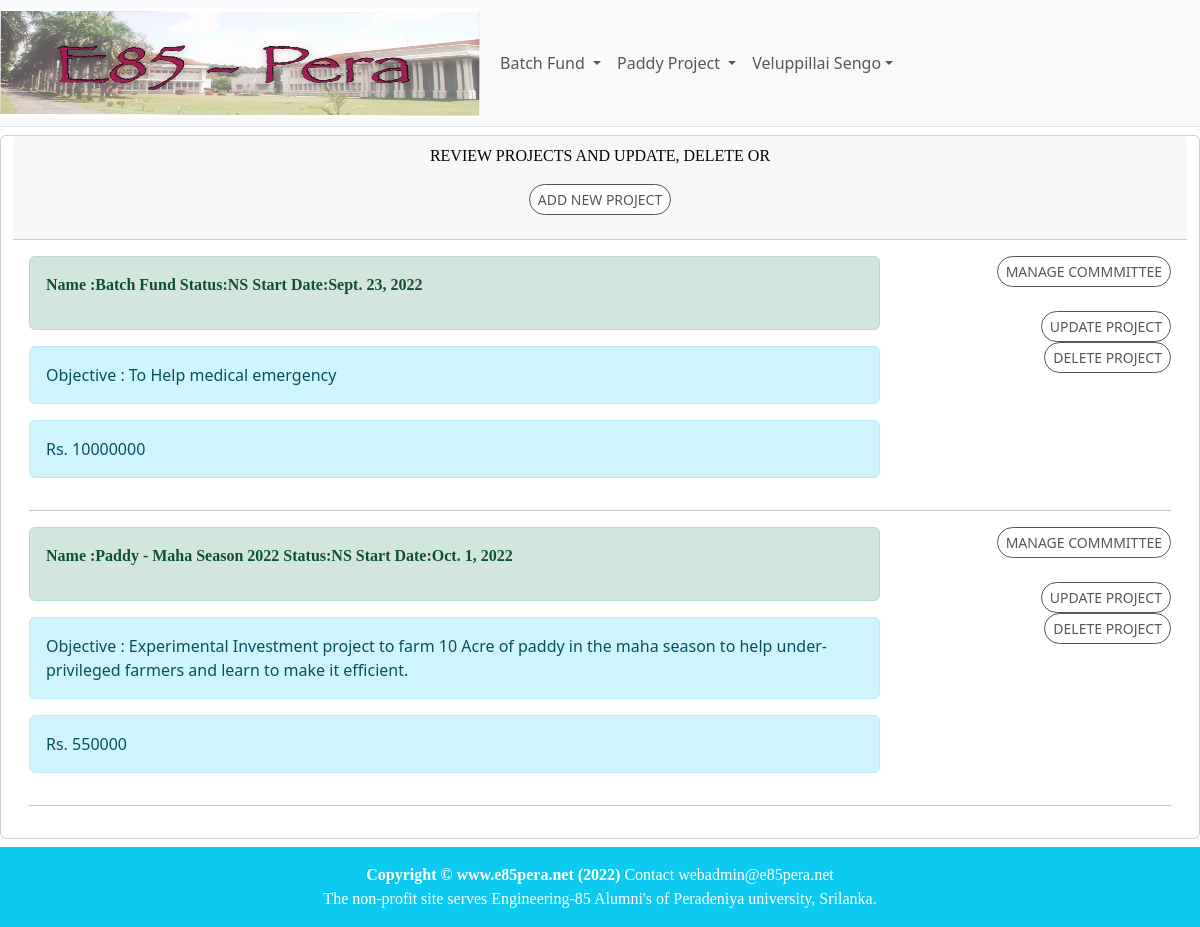
/accounts/projectList (signed in), run on an earlier commit of the app's database.
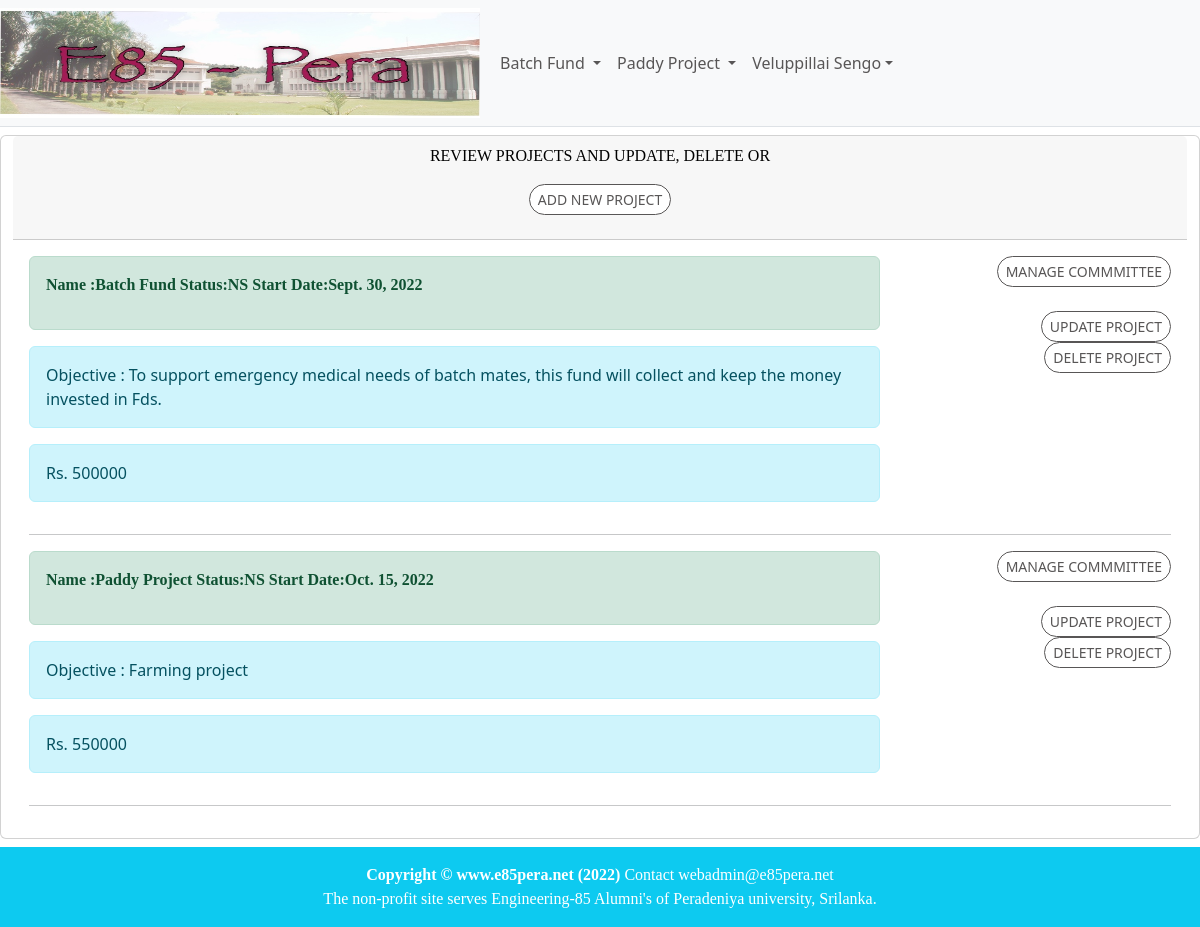
And on a later commit of the database.
### accounts/models.py (models this page shows, shortened)
class Project(models.Model):
    NOT_STARTED = 'NS'
    IN_PROGRESS = 'PR'
    COMPLETED   = 'CP'
    CANCELLED   = 'CX'
    PROJ_STATUS = [
            (NOT_STARTED,'Not Started'),
            (IN_PROGRESS,'In Progress'),
            (COMPLETED,'Completed'),
            (CANCELLED,'Cancelled'),
    ]
    name = models.CharField(max_length=64)
    purpose = models.TextField(max_length=2000, blank=True)
    status = models.CharField(max_length=3,choices=PROJ_STATUS,default=NOT_STARTED)
    startDate = models.DateField(default=timezone.now)
    endDate = models.DateField(null=True, blank=True)
    currentFund = models.IntegerField(null=True)
    futureFund = models.IntegerField(null=True)
    targetFund = models.IntegerField(null=True)
    updatedBy = models.ForeignKey(User,on_delete=models.CASCADE)
    updatedOn = models.DateTimeField(default=timezone.now)
    prjType = models.ForeignKey(ProjectType, on_delete=models.CASCADE)

### accounts/views.py (the view)
# urls.py: re_path(r'projectList', projectListView, name='projectList'),
@login_required
def projectListView(request):
    if request.method == 'GET':
        projects = Project.objects.all()
        return render(request = request,template_name = "project_list.html",context={'project_list':projects})

### accounts/templates/project_list.html
{% extends 'home/base.html' %}
{% block content %}
<div class="container-fluid">
    <div class="row text-center justify-content-center">
            <div class="card mt-2 mb-2">
            <div class="card-header">
                <div class="row">
                   <p >Review Projects and Update, Delete OR
                    <br>
                    <div>
                    {% if user.is_staff %}
                    <a href="{% url 'accounts:projectAdd'%}" class="btn btn-primary btn-sm">Add New Project</a>
                    {% endif %}
                    </div>
                   </p>
                </div>
            </div>
            <div class="card-body">
                {% for project in project_list %}
                <div class="row">
                    <div class="col-md-9 col-lg-9" align="left">
                        <div class="alert alert-success text-left justify-content-left">
                            <p>
                                <strong>
                                    Name :{{project.name}}  Status:{{project.status}} Start Date:{{project.startDate}}
                                </strong>
                            </p>
                        </div>
                        <div class="alert alert-info text-left justify-content-left">
                        Objective : {{project.purpose}}
                        </div>
                        <div class="alert alert-info text-left justify-content-left">
                            Rs. {{project.targetFund}}
                            </div>
                         </div>
                    <div class="col-md-3 col-lg-3" align="right">
                        {% if user.is_staff %}
                        <a href="{% url 'accounts:committeeList' project.id %}" class="btn btn-primary btn-sm">Manage Commmittee</a><br><br>
                        <a href="{% url 'accounts:projectUpd' project.id %}" class="btn btn-primary btn-sm">Update Project</a><br>
                        <a href="{% url 'accounts:projectDel' project.id %}" class="btn btn-primary btn-sm">Delete Project</a>
                        {% endif %}
                    </div>
                </div>
                <hr>
                {% endfor %}
            </div>
        </div>
    </div>
 </div>
{% include 'home/footer.html' %}
{% endblock content %}

What changed in the data, as far as the page shows it:
removed Project: name "Paddy - Maha Season 2022", status "NS", startDate "Oct. 1, 2022", purpose "Experimental Investment project to farm 10 Acre of paddy in the maha season to help under-privileged farmers and learn to make it efficient.", targetFund "550000"
changed Project "Batch Fund": startDate "Sept. 23, 2022" → "Sept. 30, 2022"; purpose "To Help medical emergency" → "To support emergency medical needs of batch mates, this fund will collect and keep the money invested in Fds."; targetFund "10000000" → "500000"
added Project: name "Paddy Project", status "NS", startDate "Oct. 15, 2022", purpose "Farming project", targetFund "550000"
